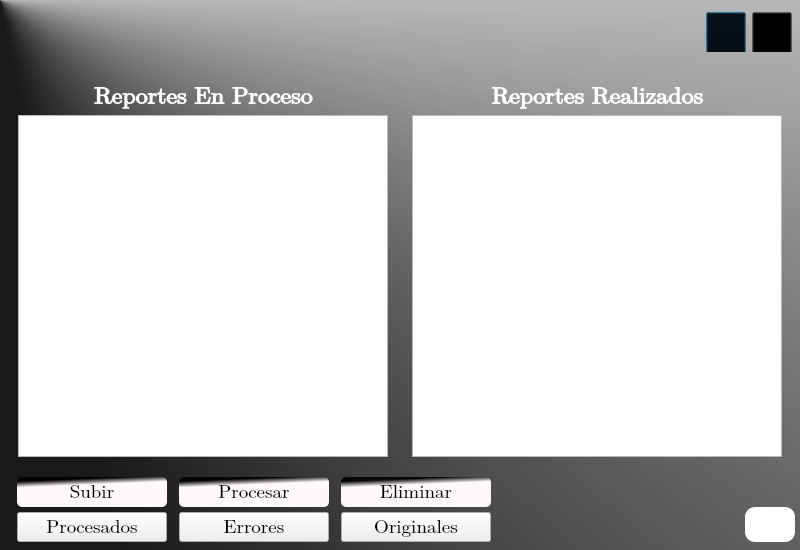
<?xml version="1.0" encoding="UTF-8"?>
<ui version="4.0">
 <class>Dialog</class>
 <widget class="QDialog" name="Dialog">
  <property name="geometry">
   <rect>
    <x>0</x>
    <y>0</y>
    <width>800</width>
    <height>550</height>
   </rect>
  </property>
  <property name="minimumSize">
   <size>
    <width>800</width>
    <height>550</height>
   </size>
  </property>
  <property name="maximumSize">
   <size>
    <width>800</width>
    <height>550</height>
   </size>
  </property>
  <property name="windowTitle">
   <string>Dialog</string>
  </property>
  <property name="styleSheet">
   <string notr="true">#ContenedorPrincipal{
background-color: qconicalgradient(cx:0, cy:0, angle:228.9, stop:0.136364 rgba(0, 0, 0, 228), stop:0.465909 rgba(255, 255, 255, 255));
}
#btn_Subir{
background-color: qlineargradient(spread:pad, x1:0.392, y1:0, x2:0.453545, y2:0.302, stop:0.221591 rgba(0, 0, 0, 228), stop:0.857955 rgba(255, 248, 248, 255));
border-radius:5px;
}
#btn_Subir::hover{
background-color: rgb(255, 255, 255);
}
#btn_Procesar{
background-color: qlineargradient(spread:pad, x1:0.392, y1:0, x2:0.453545, y2:0.302, stop:0.221591 rgba(0, 0, 0, 228), stop:0.857955 rgba(255, 248, 248, 255));
border-radius:5px;
}
#btn_Procesar::hover{
background-color: rgb(255, 255, 255);
}
#btn_Eliminar{
background-color: qlineargradient(spread:pad, x1:0.392, y1:0, x2:0.453545, y2:0.302, stop:0.221591 rgba(0, 0, 0, 228), stop:0.857955 rgba(255, 248, 248, 255));
border-radius:5px;
}
#btn_Eliminar::hover{
background-color: rgb(255, 255, 255);
}
#btn_Minimizar{
background-color: transparent;
}
#btn_Close{
background-color: transparent;
}
#btn_Ayuda{
background-color: transparent;
}
#lbl_TituloEnCola{
color: rgb(255, 255, 255);
}
#lbl_TituloProcesado{
color: rgb(255, 255, 255);
}
#btn_Ayuda{
background-color: rgb(255, 255, 255);
border-radius:10px;
}
#btn_Ayuda::hover{
background-color: rgb(255, 255, 127);
}</string>
  </property>
  <layout class="QVBoxLayout" name="verticalLayout">
   <property name="spacing">
    <number>0</number>
   </property>
   <property name="sizeConstraint">
    <enum>QLayout::SetMaximumSize</enum>
   </property>
   <property name="leftMargin">
    <number>0</number>
   </property>
   <property name="topMargin">
    <number>0</number>
   </property>
   <property name="rightMargin">
    <number>0</number>
   </property>
   <property name="bottomMargin">
    <number>0</number>
   </property>
   <item>
    <widget class="QWidget" name="ContenedorPrincipal" native="true">
     <property name="minimumSize">
      <size>
       <width>800</width>
       <height>0</height>
      </size>
     </property>
     <property name="maximumSize">
      <size>
       <width>800</width>
       <height>16777215</height>
      </size>
     </property>
     <property name="styleSheet">
      <string notr="true"/>
     </property>
     <layout class="QVBoxLayout" name="verticalLayout_2">
      <property name="spacing">
       <number>0</number>
      </property>
      <property name="leftMargin">
       <number>0</number>
      </property>
      <property name="topMargin">
       <number>0</number>
      </property>
      <property name="rightMargin">
       <number>0</number>
      </property>
      <property name="bottomMargin">
       <number>0</number>
      </property>
      <item>
       <widget class="QWidget" name="widget_2" native="true">
        <property name="minimumSize">
         <size>
          <width>800</width>
          <height>65</height>
         </size>
        </property>
        <property name="maximumSize">
         <size>
          <width>800</width>
          <height>65</height>
         </size>
        </property>
        <layout class="QHBoxLayout" name="horizontalLayout_7">
         <property name="leftMargin">
          <number>10</number>
         </property>
         <property name="topMargin">
          <number>5</number>
         </property>
         <property name="rightMargin">
          <number>5</number>
         </property>
         <property name="bottomMargin">
          <number>5</number>
         </property>
         <item>
          <widget class="QLabel" name="lbl_Escudo">
           <property name="minimumSize">
            <size>
             <width>150</width>
             <height>50</height>
            </size>
           </property>
           <property name="maximumSize">
            <size>
             <width>150</width>
             <height>50</height>
            </size>
           </property>
           <property name="text">
            <string/>
           </property>
           <property name="pixmap">
            <pixmap>../../../../../../Downloads/LOGOKREI.png</pixmap>
           </property>
           <property name="scaledContents">
            <bool>true</bool>
           </property>
           <property name="alignment">
            <set>Qt::AlignCenter</set>
           </property>
          </widget>
         </item>
         <item>
          <spacer name="horizontalSpacer">
           <property name="orientation">
            <enum>Qt::Horizontal</enum>
           </property>
           <property name="sizeHint" stdset="0">
            <size>
             <width>40</width>
             <height>20</height>
            </size>
           </property>
          </spacer>
         </item>
         <item>
          <widget class="QWidget" name="widget_9" native="true">
           <property name="minimumSize">
            <size>
             <width>90</width>
             <height>40</height>
            </size>
           </property>
           <property name="maximumSize">
            <size>
             <width>90</width>
             <height>40</height>
            </size>
           </property>
           <layout class="QHBoxLayout" name="horizontalLayout_8">
            <property name="spacing">
             <number>5</number>
            </property>
            <property name="leftMargin">
             <number>0</number>
            </property>
            <property name="topMargin">
             <number>0</number>
            </property>
            <property name="rightMargin">
             <number>0</number>
            </property>
            <property name="bottomMargin">
             <number>0</number>
            </property>
            <item>
             <widget class="QPushButton" name="btn_Minimizar">
              <property name="minimumSize">
               <size>
                <width>40</width>
                <height>45</height>
               </size>
              </property>
              <property name="maximumSize">
               <size>
                <width>40</width>
                <height>45</height>
               </size>
              </property>
              <property name="font">
               <font>
                <pointsize>8</pointsize>
               </font>
              </property>
              <property name="cursor">
               <cursorShape>PointingHandCursor</cursorShape>
              </property>
              <property name="text">
               <string/>
              </property>
              <property name="icon">
               <iconset>
                <normaloff>../Source/Icon_Minimize.png</normaloff>../Source/Icon_Minimize.png</iconset>
              </property>
              <property name="iconSize">
               <size>
                <width>35</width>
                <height>35</height>
               </size>
              </property>
             </widget>
            </item>
            <item>
             <widget class="QPushButton" name="btn_Close">
              <property name="minimumSize">
               <size>
                <width>40</width>
                <height>45</height>
               </size>
              </property>
              <property name="maximumSize">
               <size>
                <width>40</width>
                <height>45</height>
               </size>
              </property>
              <property name="cursor">
               <cursorShape>PointingHandCursor</cursorShape>
              </property>
              <property name="text">
               <string/>
              </property>
              <property name="icon">
               <iconset>
                <normaloff>../Source/Icon_Close.png</normaloff>../Source/Icon_Close.png</iconset>
              </property>
              <property name="iconSize">
               <size>
                <width>35</width>
                <height>35</height>
               </size>
              </property>
             </widget>
            </item>
           </layout>
          </widget>
         </item>
        </layout>
       </widget>
      </item>
      <item>
       <widget class="QWidget" name="widget_3" native="true">
        <property name="minimumSize">
         <size>
          <width>800</width>
          <height>0</height>
         </size>
        </property>
        <property name="maximumSize">
         <size>
          <width>800</width>
          <height>16777215</height>
         </size>
        </property>
        <layout class="QHBoxLayout" name="horizontalLayout_4">
         <item>
          <widget class="QWidget" name="widget" native="true">
           <layout class="QVBoxLayout" name="verticalLayout_4">
            <item>
             <widget class="QLabel" name="lbl_TituloEnCola">
              <property name="minimumSize">
               <size>
                <width>0</width>
                <height>26</height>
               </size>
              </property>
              <property name="maximumSize">
               <size>
                <width>16777215</width>
                <height>26</height>
               </size>
              </property>
              <property name="font">
               <font>
                <family>Cambria Math</family>
                <pointsize>18</pointsize>
                <weight>75</weight>
                <bold>true</bold>
               </font>
              </property>
              <property name="text">
               <string>Reportes En Proceso</string>
              </property>
              <property name="alignment">
               <set>Qt::AlignCenter</set>
              </property>
             </widget>
            </item>
            <item>
             <widget class="QTableWidget" name="tableWidget"/>
            </item>
           </layout>
          </widget>
         </item>
         <item>
          <widget class="QWidget" name="widget_10" native="true">
           <layout class="QVBoxLayout" name="verticalLayout_5">
            <item>
             <widget class="QLabel" name="lbl_TituloProcesado">
              <property name="minimumSize">
               <size>
                <width>0</width>
                <height>26</height>
               </size>
              </property>
              <property name="maximumSize">
               <size>
                <width>16777215</width>
                <height>26</height>
               </size>
              </property>
              <property name="font">
               <font>
                <family>Cambria Math</family>
                <pointsize>18</pointsize>
                <weight>75</weight>
                <bold>true</bold>
               </font>
              </property>
              <property name="text">
               <string>Reportes Realizados</string>
              </property>
              <property name="alignment">
               <set>Qt::AlignCenter</set>
              </property>
             </widget>
            </item>
            <item>
             <widget class="QTableWidget" name="tableWidget_2"/>
            </item>
           </layout>
          </widget>
         </item>
        </layout>
       </widget>
      </item>
      <item>
       <widget class="QWidget" name="widget_4" native="true">
        <property name="minimumSize">
         <size>
          <width>800</width>
          <height>75</height>
         </size>
        </property>
        <property name="maximumSize">
         <size>
          <width>800</width>
          <height>75</height>
         </size>
        </property>
        <property name="layoutDirection">
         <enum>Qt::LeftToRight</enum>
        </property>
        <layout class="QHBoxLayout" name="horizontalLayout">
         <property name="spacing">
          <number>0</number>
         </property>
         <property name="leftMargin">
          <number>5</number>
         </property>
         <property name="topMargin">
          <number>0</number>
         </property>
         <property name="rightMargin">
          <number>5</number>
         </property>
         <property name="bottomMargin">
          <number>5</number>
         </property>
         <item>
          <widget class="QWidget" name="widget_5" native="true">
           <property name="minimumSize">
            <size>
             <width>500</width>
             <height>0</height>
            </size>
           </property>
           <property name="maximumSize">
            <size>
             <width>500</width>
             <height>16777215</height>
            </size>
           </property>
           <layout class="QVBoxLayout" name="verticalLayout_3">
            <property name="spacing">
             <number>0</number>
            </property>
            <property name="leftMargin">
             <number>0</number>
            </property>
            <property name="topMargin">
             <number>0</number>
            </property>
            <property name="rightMargin">
             <number>0</number>
            </property>
            <property name="bottomMargin">
             <number>0</number>
            </property>
            <item>
             <widget class="QWidget" name="widget_7" native="true">
              <property name="minimumSize">
               <size>
                <width>500</width>
                <height>0</height>
               </size>
              </property>
              <property name="maximumSize">
               <size>
                <width>500</width>
                <height>16777215</height>
               </size>
              </property>
              <layout class="QHBoxLayout" name="horizontalLayout_2">
               <property name="spacing">
                <number>0</number>
               </property>
               <property name="leftMargin">
                <number>0</number>
               </property>
               <property name="topMargin">
                <number>0</number>
               </property>
               <property name="rightMargin">
                <number>0</number>
               </property>
               <property name="bottomMargin">
                <number>0</number>
               </property>
               <item>
                <widget class="QPushButton" name="btn_Subir">
                 <property name="minimumSize">
                  <size>
                   <width>150</width>
                   <height>30</height>
                  </size>
                 </property>
                 <property name="maximumSize">
                  <size>
                   <width>150</width>
                   <height>30</height>
                  </size>
                 </property>
                 <property name="font">
                  <font>
                   <family>Cambria Math</family>
                   <pointsize>14</pointsize>
                  </font>
                 </property>
                 <property name="cursor">
                  <cursorShape>PointingHandCursor</cursorShape>
                 </property>
                 <property name="styleSheet">
                  <string notr="true"/>
                 </property>
                 <property name="text">
                  <string>Subir</string>
                 </property>
                </widget>
               </item>
               <item>
                <widget class="QPushButton" name="btn_Procesar">
                 <property name="minimumSize">
                  <size>
                   <width>150</width>
                   <height>30</height>
                  </size>
                 </property>
                 <property name="maximumSize">
                  <size>
                   <width>150</width>
                   <height>30</height>
                  </size>
                 </property>
                 <property name="font">
                  <font>
                   <family>Cambria Math</family>
                   <pointsize>14</pointsize>
                  </font>
                 </property>
                 <property name="cursor">
                  <cursorShape>PointingHandCursor</cursorShape>
                 </property>
                 <property name="text">
                  <string>Procesar</string>
                 </property>
                </widget>
               </item>
               <item>
                <widget class="QPushButton" name="btn_Eliminar">
                 <property name="minimumSize">
                  <size>
                   <width>150</width>
                   <height>30</height>
                  </size>
                 </property>
                 <property name="maximumSize">
                  <size>
                   <width>150</width>
                   <height>30</height>
                  </size>
                 </property>
                 <property name="font">
                  <font>
                   <family>Cambria Math</family>
                   <pointsize>14</pointsize>
                  </font>
                 </property>
                 <property name="cursor">
                  <cursorShape>PointingHandCursor</cursorShape>
                 </property>
                 <property name="text">
                  <string>Eliminar</string>
                 </property>
                </widget>
               </item>
              </layout>
             </widget>
            </item>
            <item>
             <widget class="QWidget" name="widget_8" native="true">
              <property name="minimumSize">
               <size>
                <width>500</width>
                <height>0</height>
               </size>
              </property>
              <property name="maximumSize">
               <size>
                <width>500</width>
                <height>16777215</height>
               </size>
              </property>
              <layout class="QHBoxLayout" name="horizontalLayout_3">
               <property name="spacing">
                <number>0</number>
               </property>
               <property name="leftMargin">
                <number>0</number>
               </property>
               <property name="topMargin">
                <number>0</number>
               </property>
               <property name="rightMargin">
                <number>0</number>
               </property>
               <property name="bottomMargin">
                <number>0</number>
               </property>
               <item>
                <widget class="QPushButton" name="btn_Procesados">
                 <property name="minimumSize">
                  <size>
                   <width>150</width>
                   <height>30</height>
                  </size>
                 </property>
                 <property name="maximumSize">
                  <size>
                   <width>150</width>
                   <height>30</height>
                  </size>
                 </property>
                 <property name="font">
                  <font>
                   <family>Cambria Math</family>
                   <pointsize>14</pointsize>
                  </font>
                 </property>
                 <property name="cursor">
                  <cursorShape>PointingHandCursor</cursorShape>
                 </property>
                 <property name="text">
                  <string>Procesados</string>
                 </property>
                </widget>
               </item>
               <item>
                <widget class="QPushButton" name="btn_Errores">
                 <property name="minimumSize">
                  <size>
                   <width>150</width>
                   <height>30</height>
                  </size>
                 </property>
                 <property name="maximumSize">
                  <size>
                   <width>150</width>
                   <height>30</height>
                  </size>
                 </property>
                 <property name="font">
                  <font>
                   <family>Cambria Math</family>
                   <pointsize>14</pointsize>
                  </font>
                 </property>
                 <property name="cursor">
                  <cursorShape>PointingHandCursor</cursorShape>
                 </property>
                 <property name="text">
                  <string>Errores</string>
                 </property>
                </widget>
               </item>
               <item>
                <widget class="QPushButton" name="btn_Originales">
                 <property name="minimumSize">
                  <size>
                   <width>150</width>
                   <height>30</height>
                  </size>
                 </property>
                 <property name="maximumSize">
                  <size>
                   <width>150</width>
                   <height>30</height>
                  </size>
                 </property>
                 <property name="font">
                  <font>
                   <family>Cambria Math</family>
                   <pointsize>14</pointsize>
                  </font>
                 </property>
                 <property name="cursor">
                  <cursorShape>PointingHandCursor</cursorShape>
                 </property>
                 <property name="text">
                  <string>Originales</string>
                 </property>
                </widget>
               </item>
              </layout>
             </widget>
            </item>
           </layout>
          </widget>
         </item>
         <item>
          <widget class="QWidget" name="widget_6" native="true">
           <property name="minimumSize">
            <size>
             <width>290</width>
             <height>100</height>
            </size>
           </property>
           <property name="maximumSize">
            <size>
             <width>290</width>
             <height>100</height>
            </size>
           </property>
           <property name="layoutDirection">
            <enum>Qt::LeftToRight</enum>
           </property>
           <layout class="QHBoxLayout" name="horizontalLayout_6">
            <property name="spacing">
             <number>4</number>
            </property>
            <property name="sizeConstraint">
             <enum>QLayout::SetDefaultConstraint</enum>
            </property>
            <property name="leftMargin">
             <number>0</number>
            </property>
            <property name="topMargin">
             <number>0</number>
            </property>
            <property name="rightMargin">
             <number>0</number>
            </property>
            <property name="bottomMargin">
             <number>0</number>
            </property>
            <item>
             <widget class="QLabel" name="label">
              <property name="enabled">
               <bool>false</bool>
              </property>
              <property name="font">
               <font>
                <family>Arial</family>
                <pointsize>14</pointsize>
                <weight>75</weight>
                <bold>true</bold>
               </font>
              </property>
              <property name="text">
               <string/>
              </property>
              <property name="alignment">
               <set>Qt::AlignCenter</set>
              </property>
             </widget>
            </item>
            <item>
             <widget class="QPushButton" name="btn_Ayuda">
              <property name="minimumSize">
               <size>
                <width>50</width>
                <height>35</height>
               </size>
              </property>
              <property name="maximumSize">
               <size>
                <width>50</width>
                <height>35</height>
               </size>
              </property>
              <property name="cursor">
               <cursorShape>PointingHandCursor</cursorShape>
              </property>
              <property name="text">
               <string/>
              </property>
              <property name="icon">
               <iconset>
                <normaloff>../Source/Icon_Help.png</normaloff>../Source/Icon_Help.png</iconset>
              </property>
              <property name="iconSize">
               <size>
                <width>35</width>
                <height>35</height>
               </size>
              </property>
             </widget>
            </item>
           </layout>
          </widget>
         </item>
        </layout>
       </widget>
      </item>
     </layout>
    </widget>
   </item>
  </layout>
 </widget>
 <resources/>
 <connections/>
</ui>
